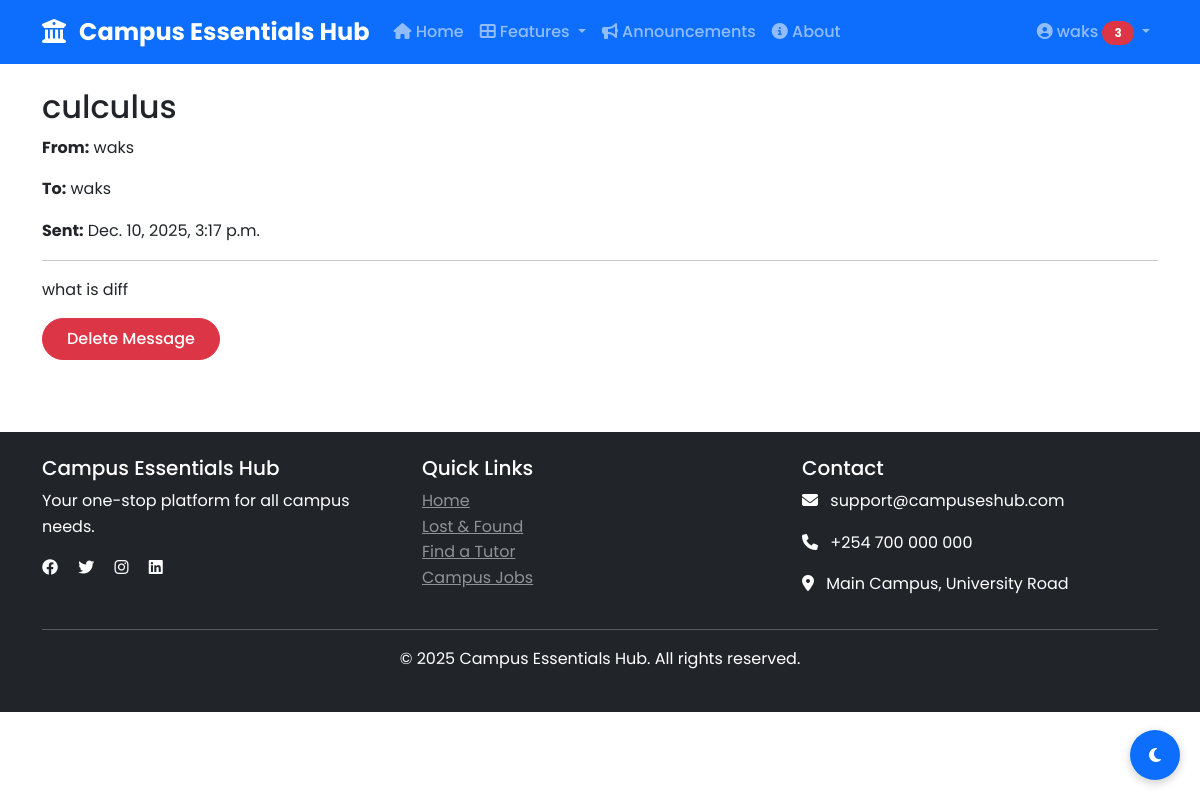
The page /messaging/message/1/ (signed in) on the database its author committed.
### accounts/models.py (models this page shows, shortened)
class CustomUser(AbstractUser):
    USER_TYPE_CHOICES = (
        ('student', 'Student'),
        ('tutor', 'Tutor'),
        ('service_provider', 'Service Provider'),
        ('admin', 'Administrator'),
    )
    email = models.EmailField(unique=True)
    phone_number = models.CharField(max_length=15, blank=True)
    student_id = models.CharField(max_length=20, blank=True)
    university = models.CharField(max_length=200, blank=True)
    course = models.CharField(max_length=100, blank=True)
    year_of_study = models.IntegerField(blank=True, null=True)
    user_type = models.CharField(max_length=20, choices=USER_TYPE_CHOICES, default='student')
    profile_picture = models.ImageField(upload_to='profile_pics/', blank=True)
    bio = models.TextField(blank=True)
    points = models.IntegerField(default=0)
    is_verified = models.BooleanField(default=False)
    verification_code = models.CharField(max_length=6, blank=True)
    dark_mode = models.BooleanField(default=False)
    location = models.CharField(max_length=200, blank=True)
    created_at = models.DateTimeField(default=timezone.now)
    updated_at = models.DateTimeField(auto_now=True)
    class Meta:
        ordering = ['-date_joined']

### messaging/models.py (models this page shows, shortened)
class Message(models.Model):
    sender = models.ForeignKey(CustomUser, on_delete=models.CASCADE, related_name='sent_messages')
    receiver = models.ForeignKey(CustomUser, on_delete=models.CASCADE, related_name='received_messages')
    subject = models.CharField(max_length=200)
    body = models.TextField()
    is_read = models.BooleanField(default=False)
    sent_at = models.DateTimeField(default=timezone.now)
    class Meta:
        ordering = ['-sent_at']

### messaging/views.py (the view)
# urls.py: path('message/<int:message_id>/', views.message_detail, name='detail'),
@login_required
def message_detail(request, message_id):
    message = get_object_or_404(Message, id=message_id, receiver=request.user)
    if not message.is_read:
        message.is_read = True
        message.save()
    return render(request, 'messaging/detail.html', {'message': message})

### core/context_processors.py (called while the page is built)
def notification_count(request):
    if request.user.is_authenticated:
        unread_count = Notification.objects.filter(user=request.user, is_read=False).count()
        return {'notification_count': unread_count}
    return {'notification_count': 0}

def theme_preference(request):
    if request.user.is_authenticated:
        theme = 'dark' if request.user.dark_mode else 'light'
        return {'theme': theme}
    return {'theme': 'light'}

### messaging/templates/messaging/detail.html (shortened to what this page needs)
{% extends 'core/base.html' %}
{% block content %}
<h2>{{ message.subject }}</h2>
<p><strong>From:</strong> {{ message.sender.username }}</p>
<p><strong>To:</strong> {{ message.receiver.username }}</p>
<p><strong>Sent:</strong> {{ message.sent_at }}</p>
<hr>
<p>{{ message.body }}</p>
<form method="post" action="{% url 'messaging:delete_message' message.id %}">
    <button type="submit" class="btn btn-danger">Delete Message</button>
</form>
{% endblock %}

### templates/core/base.html (shortened to what this page needs)
<!DOCTYPE html>
<html lang="en" data-bs-theme="{{ theme|default:'light' }}">
<head>
    <link href="https://cdn.jsdelivr.net/npm/bootstrap@5.3.0/dist/css/bootstrap.min.css" rel="stylesheet">
    <link rel="stylesheet" href="https://cdn.jsdelivr.net/npm/bootstrap-icons@1.10.0/font/bootstrap-icons.css">
    <link rel="stylesheet" href="https://cdnjs.cloudflare.com/ajax/libs/font-awesome/6.4.0/css/all.min.css">
    {% load static %}
    <link rel="stylesheet" href="{% static 'css/style.css' %}">
    <link rel="stylesheet" href="{% static 'css/dark-mode.css' %}">
</head>
<body>
    <button class="theme-toggle" id="themeToggle">
        <i class="fas fa-moon"></i>
    </button>
    <nav class="navbar navbar-expand-lg navbar-dark bg-primary">
        <div class="container">
            <a class="navbar-brand" href="{% url 'home' %}">
                <i class="fas fa-university me-2"></i>
                Campus Essentials Hub
            </a>
            <div class="collapse navbar-collapse" id="navbarNav">
                <ul class="navbar-nav me-auto">
                    <li class="nav-item">
                        <a class="nav-link {% if request.path == '/' %}active{% endif %}" href="{% url 'home' %}">
                            <i class="fas fa-home"></i> Home
                        </a>
                    </li>
                    <li class="nav-item dropdown">
                        <a class="nav-link dropdown-toggle" href="#" role="button" data-bs-toggle="dropdown">
                            <i class="fas fa-th-large"></i> Features
                        </a>
                    </li>
                    <li class="nav-item">
                        <a class="nav-link" href="{% url 'announcements' %}">
                            <i class="fas fa-bullhorn"></i> Announcements
                        </a>
                    </li>
                    <li class="nav-item">
                        <a class="nav-link" href="{% url 'about' %}">
                            <i class="fas fa-info-circle"></i> About
                        </a>
                    </li>
                </ul>
                <ul class="navbar-nav">
                    {% if user.is_authenticated %}
                        <li class="nav-item dropdown">
                            <a class="nav-link dropdown-toggle" href="#" role="button" data-bs-toggle="dropdown">
                                <i class="fas fa-user-circle"></i> {{ user.username }}
                                {% if notification_count > 0 %}
                                    <span class="badge bg-danger">{{ notification_count }}</span>
                                {% endif %}
                            </a>
                        </li>
                    {% endif %}
                </ul>
            </div>
        </div>
    </nav>
    <main class="container py-4">
        {% block content %}{% endblock %}
    </main>
    <footer class="bg-dark text-white py-4 mt-5">
        <div class="container">
            <div class="row">
                <div class="col-md-4">
                    <h5>Campus Essentials Hub</h5>
                    <p>Your one-stop platform for all campus needs.</p>
                    <div class="social-links">
                        <a href="#" class="text-white me-3"><i class="fab fa-facebook"></i></a>
                        <a href="#" class="text-white me-3"><i class="fab fa-twitter"></i></a>
                        <a href="#" class="text-white me-3"><i class="fab fa-instagram"></i></a>
                        <a href="#" class="text-white"><i class="fab fa-linkedin"></i></a>
                    </div>
                </div>
                <div class="col-md-4">
                    <h5>Quick Links</h5>
                    <ul class="list-unstyled">
                        <li><a href="{% url 'home' %}" class="text-white-50">Home</a></li>
                        <li><a href="{% url 'lost_found:list' %}" class="text-white-50">Lost & Found</a></li>
                        <li><a href="{% url 'tutoring:tutors' %}" class="text-white-50">Find a Tutor</a></li>
                        <li><a href="{% url 'jobs:list' %}" class="text-white-50">Campus Jobs</a></li>
                    </ul>
                </div>
                <div class="col-md-4">
                    <h5>Contact</h5>
                    <p><i class="fas fa-envelope me-2"></i> support@campuseshub.com</p>
                    <p><i class="fas fa-phone me-2"></i> +254 700 000 000</p>
                    <p><i class="fas fa-map-marker-alt me-2"></i> Main Campus, University Road</p>
                </div>
            </div>
            <hr class="bg-light">
            <div class="text-center">
                <p>&copy; {% now "Y" %} Campus Essentials Hub. All rights reserved.</p>
            </div>
        </div>
    </footer>
    {% load static %}
</body>
</html>

### static/css/style.css (style rules this page uses)
:root { --primary-color: #0d6efd; --secondary-color: #6c757d; --success-color: #198754; --danger-color: #dc3545; --warning-color: #ffc107; --info-color: #0dcaf0; --light-color: #f8f9fa; --dark-color: #212529; }
body { font-family: 'Poppins', sans-serif; line-height: 1.6; }
.navbar-brand { font-weight: 700; font-size: 1.5rem; }
.navbar-nav .nav-link { font-weight: 500; padding: 0.5rem 1rem; }
.btn { border-radius: 25px; padding: 0.5rem 1.5rem; font-weight: 500; transition: all 0.3s; }
.theme-toggle { position: fixed; bottom: 20px; right: 20px; width: 50px; height: 50px; border-radius: 50%; background: var(--primary-color); color: white; border: none; display: flex; align-items: center; justify-content: center; z-index: 1000; cursor: pointer; box-shadow: 0 3px 10px rgba(0,0,0,0.2); }
.theme-toggle i { position: absolute; transition: opacity 0.3s; }
.theme-toggle .fa-moon { opacity: 1; }
.badge { border-radius: 20px; padding: 0.5em 1em; }

### rows shown on the page
CustomUser: username "waks"
Message: subject "culculus", sender.username "waks", receiver.username "waks", sent_at "Dec. 10, 2025, 3:17 p.m.", body "what is diff"

### other values the page prints
{{ notification_count }} "3"
